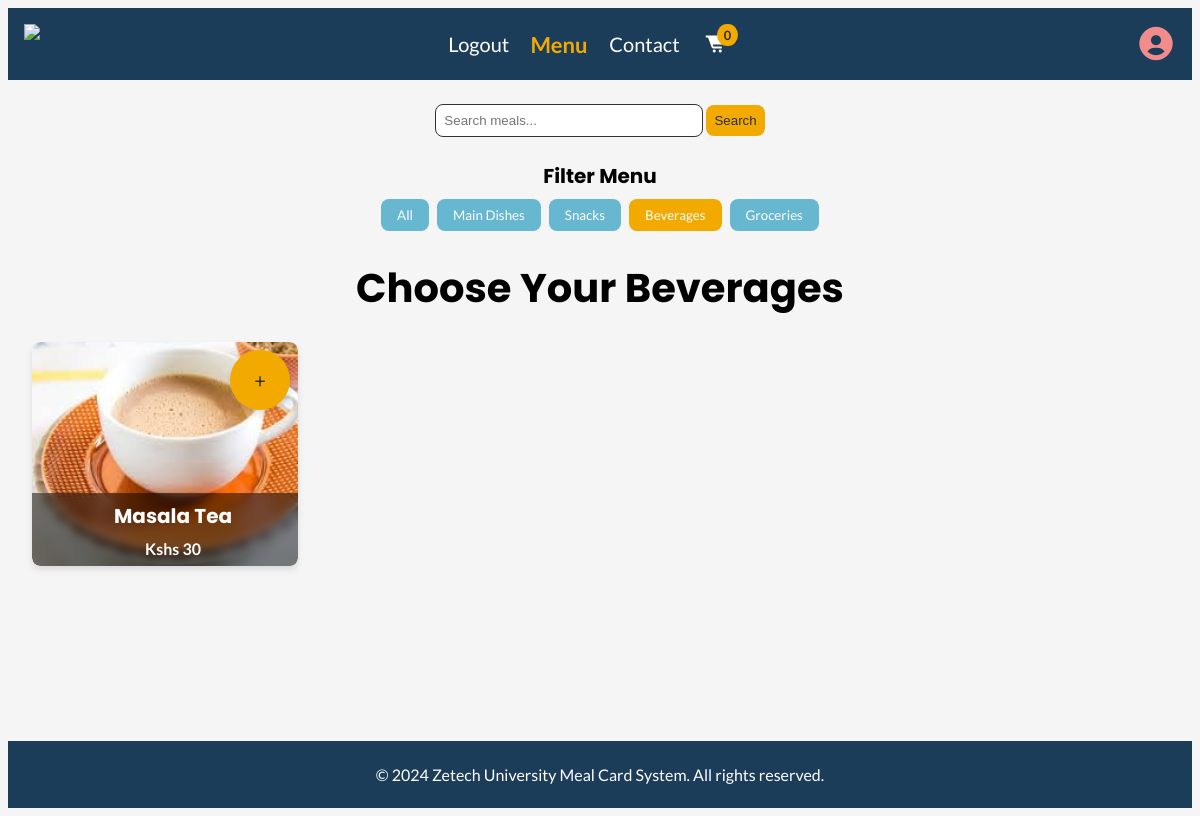
The app's page /beverages.php (signed in) with its own data.
### tables this page shows
CREATE TABLE `menu` (
  `meal_id` int(11) NOT NULL,
  `meal_title` varchar(255) NOT NULL,
  `meal_price` varchar(100) NOT NULL,
  `meal_category` varchar(100) NOT NULL,
  `date_created` timestamp NOT NULL DEFAULT current_timestamp(),
  `meal_img` varchar(255) NOT NULL
);

### beverages.php (the view, shortened to what this page needs)
<?php
include 'includes/config.php';
$beverage = $conn->query("SELECT meal_id AS id, meal_title AS title, meal_price AS price, meal_img AS img FROM menu WHERE meal_category = 'beverage'");
?>
<!DOCTYPE html>
<html lang="en">
<head>
    <link href='https://unpkg.com/boxicons@2.1.4/css/boxicons.min.css' rel='stylesheet'>
    <link rel="stylesheet" href="css/menu.css">
</head>
<body>
    <header class="header-menu">
        <nav class="nav-menu">
            <img src="assets/images/logo_name.png" class="nav-link" height="40rem" style="margin-right: auto;">
            <a href="Logout.html" class="nav-link">Logout</a>
            <a href="menu.html" class="nav-link active-link">Menu</a>
            <a href="contact.php" class="nav-link">Contact</a>
            <a href="cart.php" class="nav-link"><i class='bx bxs-cart-alt'></i><sup>
                    <?php
                    $count = 0;
                    echo "$count";
                    ?>
                </sup></a>
            <a class="nav-link" href="profile.php" style="margin-left: auto;"><i class='bx bxs-user-circle' style="font-size: 2.5rem;color:var(--color-soft-coral)"></i></a>
        </nav>
    </header>
    <main class="menu-container">
        <div class="search-container">
            <form action="search.php" method="GET">
                <input type="text" name="search_term" placeholder="Search meals..." class="search-input" required>
                <button type="submit" name="search" class="search-button">Search</button>
            </form>
        </div>
        <div class="filter-container">
            <h2 class="filter-title">Filter Menu</h2>
            <div class="filter-buttons">
                <button class="filter-button" data-category="all"><a href="menu.php" style="text-decoration: none;color: inherit;">All</a></button>
                <button class="filter-button" data-category="main-dishes"><a href="main_dishes.php" style="text-decoration: none;color: inherit;">Main Dishes</a></button>
                <button class="filter-button" data-category="snacks"><a href="snacks.php" style="text-decoration: none;color: inherit;">Snacks</a></button>
                <button class="filter-button active" data-category="beverages"><a href="beverages.php" style="text-decoration: none;color: inherit;">Beverages</a></button>
                <button class="filter-button" data-category="groceries"><a href="groceries.php" style="text-decoration: none;color: inherit;">Groceries</a></button>
            </div>
        </div>
        <h1 class="menu-title">Choose Your Beverages</h1>
        <div class="grid-container">
            <?php if ($beverage->num_rows > 0): ?>
                <?php while ($item = $beverage->fetch_assoc()): ?>
                    <div class="menu-card">
                        <a href="beverages.php?add_to_cart=<?php echo htmlspecialchars($item['id']); ?>" style="text-decoration: none;">
                            <div class="add-to-cart">
                                <span class="plus-sign">+</span>
                            </div>
                        </a>
                        <div class="menu-image-container">
                            <img src="admin/uploads/images/<?php echo htmlspecialchars($item['img']); ?>" alt="<?php echo htmlspecialchars($item['title']); ?>" class="menu-image">
                            <div class="menu-item-info">
                                <h2 class="menu-item-title"><?php echo htmlspecialchars($item['title']); ?></h2>
                                <p class="menu-item-price">Kshs <?php echo htmlspecialchars($item['price']); ?></p>
                            </div>
                        </div>
                    </div>
                <?php endwhile; ?>
            <?php else: ?>
                <p class="no-items-message">Sorry, there are no beverages available at the moment. Please check back later!</p>
            <?php endif; ?>
        </div>
    </main>
    <footer class="footer-menu">
        <p>&copy; 2024 Zetech University Meal Card System. All rights reserved.</p>
    </footer>
</body>
</html>

### records on screen
menu: meal_img (picture), meal_title "Masala Tea", meal_price "30"

### other values on screen
$count "0"
